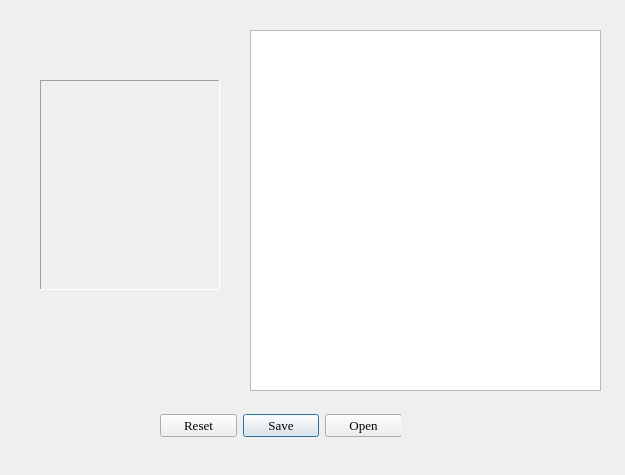
<?xml version="1.0" encoding="UTF-8"?>
<ui version="4.0">
 <class>kopytina_gluzdov</class>
 <widget class="QWidget" name="kopytina_gluzdov">
  <property name="geometry">
   <rect>
    <x>0</x>
    <y>0</y>
    <width>625</width>
    <height>475</height>
   </rect>
  </property>
  <property name="windowTitle">
   <string>Form</string>
  </property>
  <widget class="QTextEdit" name="textEdit">
   <property name="geometry">
    <rect>
     <x>250</x>
     <y>30</y>
     <width>351</width>
     <height>361</height>
    </rect>
   </property>
  </widget>
  <widget class="QLabel" name="label">
   <property name="geometry">
    <rect>
     <x>40</x>
     <y>80</y>
     <width>180</width>
     <height>210</height>
    </rect>
   </property>
   <property name="font">
    <font>
     <family>Times New Roman</family>
     <pointsize>11</pointsize>
     <weight>75</weight>
     <bold>true</bold>
    </font>
   </property>
   <property name="layoutDirection">
    <enum>Qt::LeftToRight</enum>
   </property>
   <property name="frameShape">
    <enum>QFrame::Panel</enum>
   </property>
   <property name="frameShadow">
    <enum>QFrame::Sunken</enum>
   </property>
   <property name="text">
    <string/>
   </property>
   <property name="alignment">
    <set>Qt::AlignHCenter|Qt::AlignTop</set>
   </property>
  </widget>
  <widget class="QDialogButtonBox" name="buttonBox">
   <property name="geometry">
    <rect>
     <x>160</x>
     <y>410</y>
     <width>241</width>
     <height>31</height>
    </rect>
   </property>
   <property name="font">
    <font>
     <family>Times New Roman</family>
     <pointsize>10</pointsize>
    </font>
   </property>
   <property name="standardButtons">
    <set>QDialogButtonBox::Open|QDialogButtonBox::Reset|QDialogButtonBox::Save</set>
   </property>
  </widget>
 </widget>
 <resources/>
 <connections/>
</ui>
